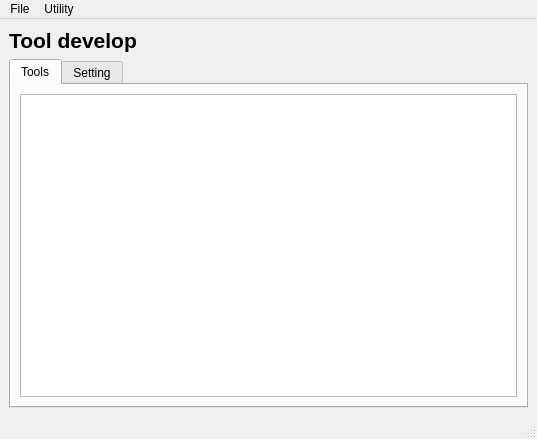
<?xml version="1.0" encoding="UTF-8"?>
<ui version="4.0">
 <class>devHubToolWindow</class>
 <widget class="QMainWindow" name="devHubToolWindow">
  <property name="geometry">
   <rect>
    <x>0</x>
    <y>0</y>
    <width>537</width>
    <height>439</height>
   </rect>
  </property>
  <property name="windowTitle">
   <string>Dev Hub</string>
  </property>
  <widget class="QWidget" name="centralwidget">
   <layout class="QVBoxLayout" name="verticalLayout">
    <item>
     <layout class="QHBoxLayout" name="horizontalLayout_2" stretch="1,0">
      <item>
       <widget class="QLabel" name="label">
        <property name="font">
         <font>
          <pointsize>16</pointsize>
          <weight>75</weight>
          <bold>true</bold>
         </font>
        </property>
        <property name="text">
         <string>Tool develop</string>
        </property>
        <property name="margin">
         <number>0</number>
        </property>
       </widget>
      </item>
      <item>
       <widget class="QPushButton" name="pushButton_refresh">
        <property name="text">
         <string/>
        </property>
        <property name="flat">
         <bool>true</bool>
        </property>
       </widget>
      </item>
     </layout>
    </item>
    <item>
     <widget class="QTabWidget" name="tabWidget">
      <property name="currentIndex">
       <number>0</number>
      </property>
      <widget class="QWidget" name="tab_tools">
       <attribute name="title">
        <string>Tools</string>
       </attribute>
       <layout class="QVBoxLayout" name="verticalLayout_3">
        <item>
         <widget class="QListWidget" name="tools_listWidget"/>
        </item>
       </layout>
      </widget>
      <widget class="QWidget" name="tab_setting">
       <attribute name="title">
        <string>Setting</string>
       </attribute>
       <layout class="QVBoxLayout" name="verticalLayout_2" stretch="0,1,0">
        <item>
         <widget class="QGroupBox" name="groupBox_setting_global">
          <property name="title">
           <string>Global</string>
          </property>
          <layout class="QGridLayout" name="gridLayout" columnstretch="0,1,0" columnminimumwidth="0,0,0">
           <item row="0" column="1">
            <widget class="QLineEdit" name="lineEdit_location"/>
           </item>
           <item row="0" column="0">
            <widget class="QLabel" name="label_Location">
             <property name="text">
              <string>Location:</string>
             </property>
            </widget>
           </item>
           <item row="0" column="2">
            <widget class="QPushButton" name="pushButton_location_openExplorer">
             <property name="text">
              <string>...</string>
             </property>
            </widget>
           </item>
          </layout>
         </widget>
        </item>
        <item>
         <layout class="QVBoxLayout" name="setting_main_verticalLayout">
          <item>
           <widget class="QLabel" name="label_2">
            <property name="text">
             <string>- Empty -</string>
            </property>
            <property name="alignment">
             <set>Qt::AlignCenter</set>
            </property>
           </widget>
          </item>
         </layout>
        </item>
        <item>
         <layout class="QHBoxLayout" name="horizontalLayout">
          <item>
           <spacer name="horizontalSpacer">
            <property name="orientation">
             <enum>Qt::Horizontal</enum>
            </property>
            <property name="sizeHint" stdset="0">
             <size>
              <width>40</width>
              <height>20</height>
             </size>
            </property>
           </spacer>
          </item>
          <item>
           <widget class="QPushButton" name="pushButton_saveSetting">
            <property name="text">
             <string>save setting</string>
            </property>
           </widget>
          </item>
         </layout>
        </item>
       </layout>
      </widget>
     </widget>
    </item>
   </layout>
  </widget>
  <widget class="QMenuBar" name="menubar">
   <property name="geometry">
    <rect>
     <x>0</x>
     <y>0</y>
     <width>537</width>
     <height>21</height>
    </rect>
   </property>
   <widget class="QMenu" name="menuFile">
    <property name="title">
     <string>File</string>
    </property>
   </widget>
   <widget class="QMenu" name="menuUtils">
    <property name="title">
     <string>Utility</string>
    </property>
   </widget>
   <addaction name="menuFile"/>
   <addaction name="menuUtils"/>
  </widget>
  <widget class="QStatusBar" name="statusbar"/>
 </widget>
 <resources/>
 <connections/>
</ui>
